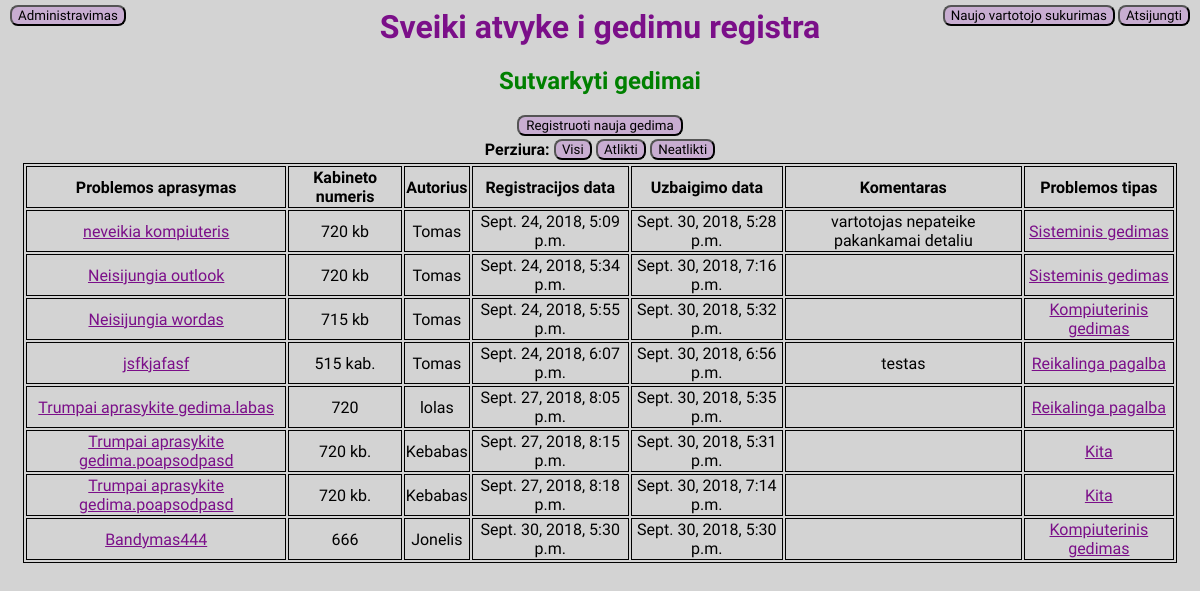
Page /helpdesk/atlikti/ (signed in) on the earlier database version.
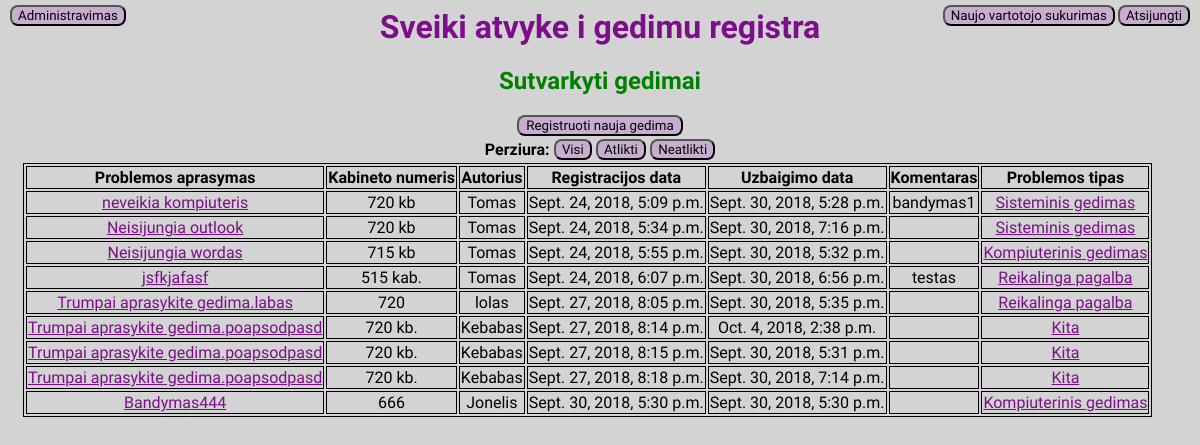
Same page on the later database version.
### helpdesk/models.py (models this page shows, shortened)
class Irasas(models.Model):
    prob_tipas = models.ForeignKey(Tipas, on_delete=models.CASCADE)
    problemos_aprasymas = models.CharField(max_length=200)
    kabineto_nr = models.CharField(max_length=30)
    autorius = models.CharField(max_length=50)
    reg_data = models.DateTimeField('Iraso data')
    pab_data = models.DateTimeField('Atlikimo data', blank=True, null=True)
    komentaras = models.CharField(max_length=200)

class Tipas(models.Model):
    prob_tipas=models.CharField(max_length=30)
    def __str__(self):
        return self.prob_tipas

### helpdesk/views.py (the view)
def atlikti(request):
    if request.user.is_authenticated:
        if request.user.is_superuser:
            visas_sarasas = Irasas.objects.filter(pab_data__isnull=False).select_related('prob_tipas')
            context = {'visas_sarasas': visas_sarasas}
            return render(request, 'helpdesk/atlikti.html', context)
        else:
            visas_sarasas = Irasas.objects.filter(pab_data__isnull=False, autorius=request.user).select_related('prob_tipas')
            context = {'visas_sarasas': visas_sarasas}
            return render(request, 'helpdesk/atlikti.html', context)
    else:
        return HttpResponseRedirect('login/')

### helpdesk/templates/helpdesk/atlikti.html
{% extends 'helpdesk/index.html' %}
{% block content %}
{% if request.user.is_superuser %}
    <h2>Sutvarkyti gedimai</h2>
{% else %}
    <h2>Jusu registruoti gedimai, kurie jau sutvarkyti</h2>
{% endif %}
{% endblock %}
{% block content2 %}
<table>
    <tr>
        <th>Problemos aprasymas</th>
        <th>Kabineto numeris</th>
        <th>Autorius</th>
        <th>Registracijos data</th>
        <th>Uzbaigimo data</th>
        <th>Komentaras</th>
        <th>Problemos tipas</th>
    </tr>
    {%for item in visas_sarasas%}
    <tr>
        <td><a href="../irasai/{{item.id}}">{{item.problemos_aprasymas}}</td>
        <td>{{item.kabineto_nr}}</td>
        <td>{{item.autorius}}</td>
        <td>{{item.reg_data}}</td>
        <td>{{item.pab_data}}</td>
        <td>{{item.komentaras}}</td>
        <td><a href="../tipai/{{item.prob_tipas_id}}">{{item.prob_tipas}}</td>
    </tr>
    {%endfor%}
</table>
{% endblock %}

Differences in the rows shown:
changed Irasas "neveikia kompiuteris": komentaras "vartotojas nepateike pakankamai detaliu" → "bandymas1"
now on this page (row edited): Irasas: problemos_aprasymas "Trumpai aprasykite gedima.poapsodpasd", kabineto_nr "720 kb.", autorius "Kebabas", reg_data "Sept. 27, 2018, 8:14 p.m.", pab_data "Oct. 4, 2018, 2:38 p.m.", prob_tipas "Kita"
